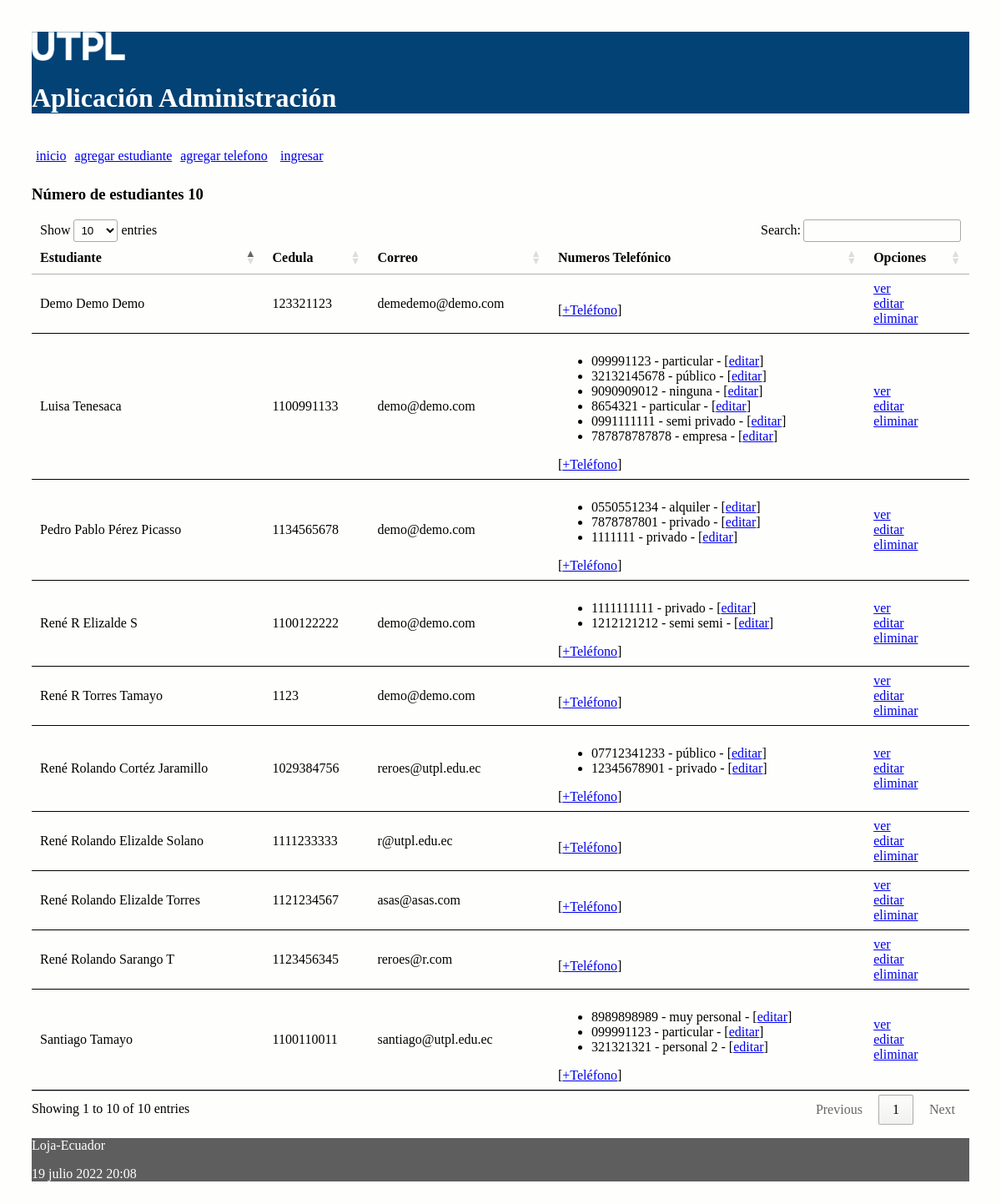
Before: / with the older database file.
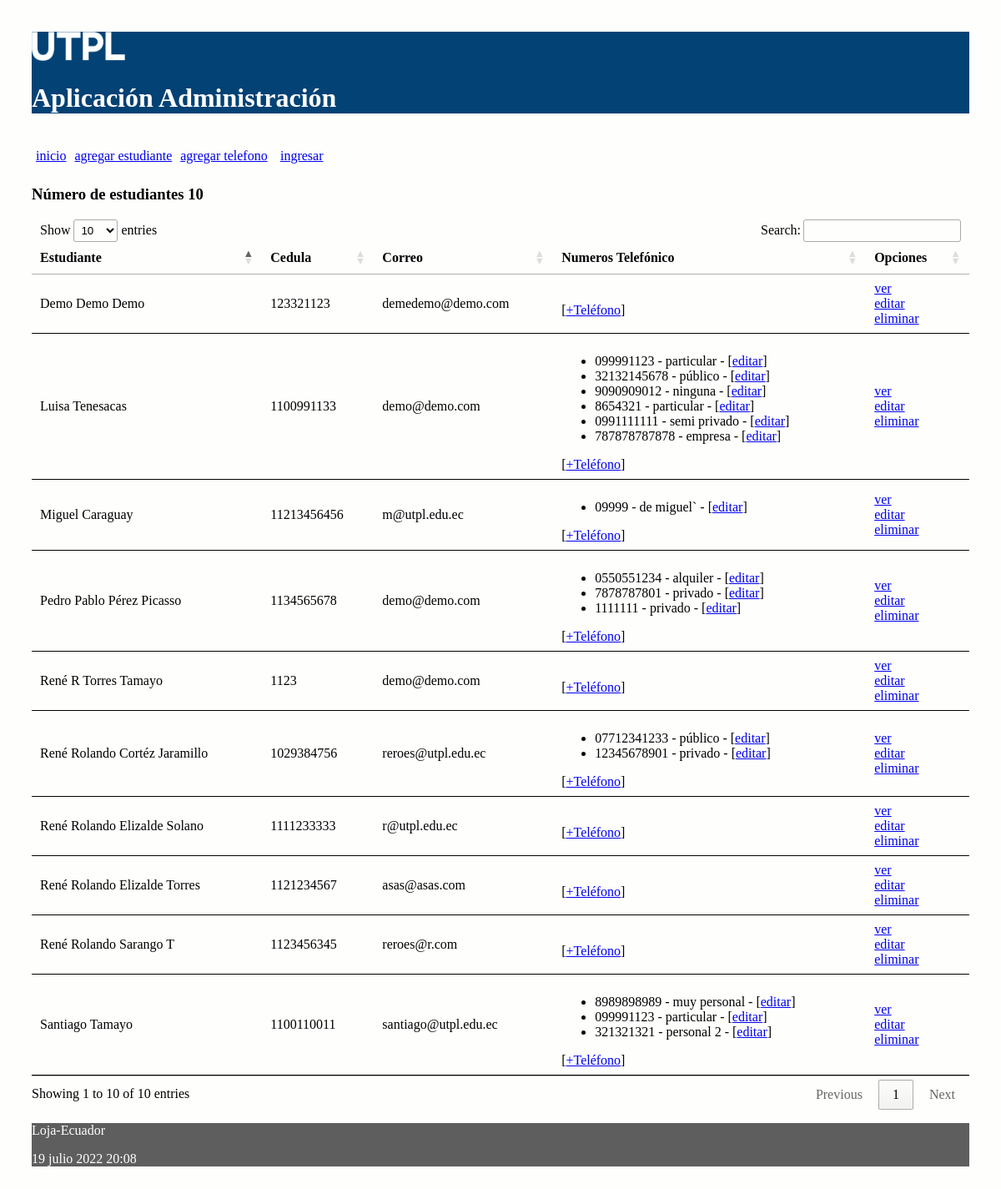
After: the same page with the newer database file.
### administrativo/models.py (models this page shows, shortened)
class Estudiante(models.Model):
    nombre = models.CharField(max_length=30)
    apellido = models.CharField(max_length=30)
    cedula = models.CharField(max_length=30, unique=True)
    correo = models.EmailField()

class NumeroTelefonico(models.Model):
    telefono = models.CharField(max_length=100)
    tipo = models.CharField(max_length=100)
    estudiante = models.ForeignKey(Estudiante, on_delete=models.CASCADE,
            related_name="numeros_telefonicos")

### administrativo/views.py (the view)
# urls.py: path('', views.index, name='index'),
def index(request):
    estudiantes = Estudiante.objects.all()
    informacion_template = {'estudiantes': estudiantes, 'numero_estudiantes': len(estudiantes)}
    return render(request, 'index.html', informacion_template)

### administrativo/templates/index.html (shortened to what this page needs)
{% extends "master.html" %}
{% block content %}
<h3>Número de estudiantes {{ numero_estudiantes }}</h3>
<table id="tabla_datos">
  <thead>
    <tr>
      <th>Estudiante</th>
      <th>Cedula</th>
      <th>Correo</th>
      <th>Numeros Telefónico </th>
      <th>Opciones</th>
    </tr>
  </thead>
  {% for e in estudiantes %}
  <tr>
    <td> {{e.nombre}} {{e.apellido}}</td>
    <td> {{e.cedula}}</td>
    <td> {{e.correo}}</td>
    <td>
      <ul>
        {% for t in e.numeros_telefonicos.all %}
          <li>
            <span>{{t.telefono}} - {{t.tipo}} - [<a href="{% url 'editar_numero_telefonico' t.id %}">editar</a>] </span>
          </li>
        {% endfor %}
      </ul>
        [<a href="{% url 'crear_numero_telefonico_estudiante' e.id%}">+Teléfono</a>]
    </td>
    <td> <a href="{% url 'obtener_estudiante' e.id %}">ver</a> <br>
      <a href="{% url 'editar_estudiante' e.id %}">editar</a> <br>
      <a href="{% url 'eliminar_estudiante' e.id %}"
      onclick="return confirm('¿Está seguro de la eliminación?')" >
      eliminar</a>
    </td>
  </tr>
  {% endfor %}
</table>
{% endblock %}

### administrativo/templates/master.html (shortened to what this page needs)
<!DOCTYPE html>
<html>
  <head>
    {% load static %}
    <link rel="stylesheet" type="text/css" href="{% static 'css/estilos.css' %}">
    <link rel="stylesheet" type="text/css" href="https://cdn.datatables.net/1.10.25/css/jquery.dataTables.min.css">
  </head>
  <body>
  <header>
    <img src="{% static 'images/logo.png' %}" height="10%" width="10%" alt="My image">
    <h1>Aplicación Administración </h1>
    <nav class="top_menu">
      <ul>
        <li><a href="{% url 'index' %}">inicio</a></li>
        <li><a href="{% url 'crear_estudiante' %}">agregar estudiante</a></li>
        <li><a href="{% url 'crear_numero_telefonico' %}">agregar telefono</a></li>
        {% if user.is_authenticated %}
          <li><a href="{% url 'logout_view' %}">salir</a></li>
        {% else %}
          <li>[<a href="{% url 'login' %}">ingresar</a>]</li>
        {% endif %}
      </ul>
    </nav>
  </header>
  <section>
      {% block content %}
      {% endblock %}
  </section>
    <footer>
      <p>Loja-Ecuador</p>
      <p>{% now "j F Y H:i" %}</p>
    </footer>
  </body>
</html>

### administrativo/static/css/estilos.css (style rules this page uses)
body { background: #FEFEFD; padding: 30px; }
header { background: #034275; color: #FFF; }
section { width: 100%; }
th, td { padding: 15px; border-bottom: 1px solid black; }
.top_menu ul { list-style:none; float:left; padding: 5px; width:95%; }
.top_menu ul li { float:left; margin-right:10px; margin-bottom:5px; text: #FFF; }
footer { background: #5E5E5E; color: #FFF; }

Changed rows visible on the page:
removed Estudiante: nombre "René R", apellido "Elizalde S", cedula "1100122222", correo "demo@demo.com"
removed NumeroTelefonico: telefono "1111111111", tipo "privado", shown under "René R"
removed NumeroTelefonico: telefono "1212121212", tipo "semi semi", shown under "René R"
changed Estudiante "Luisa": apellido "Tenesaca" → "Tenesacas"
added Estudiante: nombre "Miguel", apellido "Caraguay", cedula "11213456456", correo "m@utpl.edu.ec"
added NumeroTelefonico: telefono "09999", tipo "de miguel`", shown under "Miguel"
